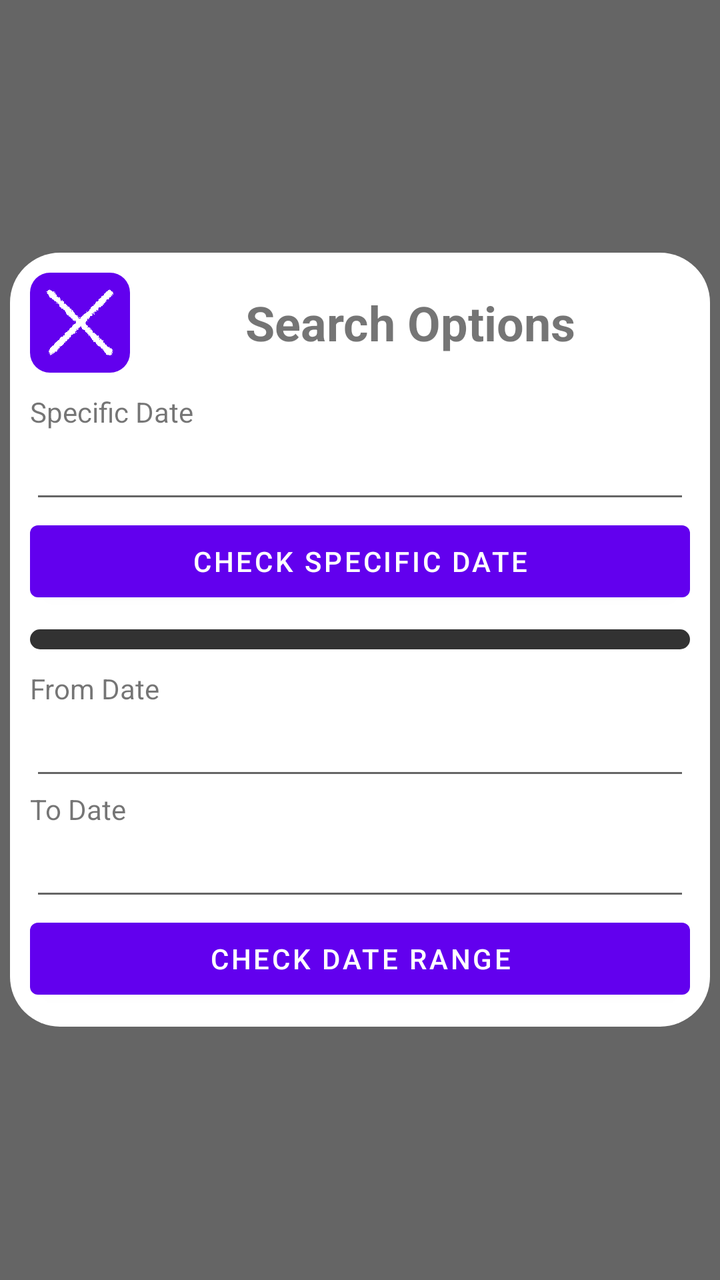
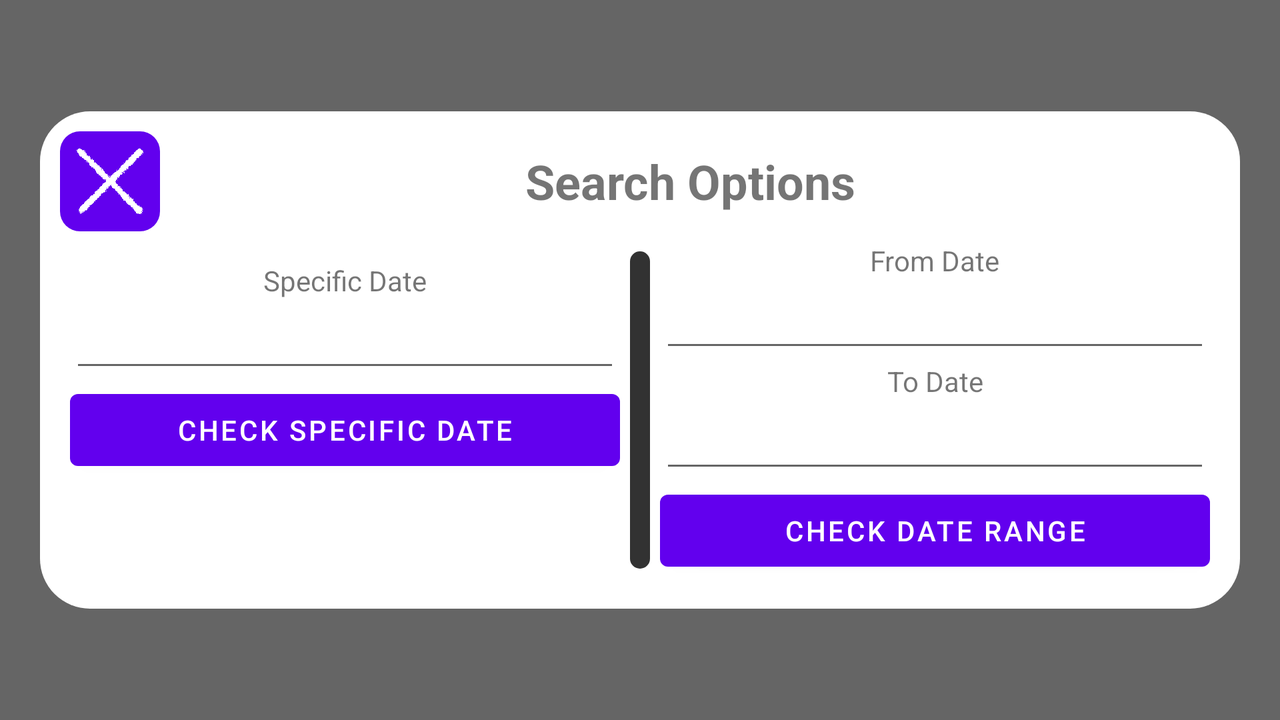

An Android layout and its configuration variant, each rendered on a device that would load it. The default file and the variant file are quoted in full after the pictures.
<!-- AndroidManifest.xml: application theme Theme.EQuakeStarterCode -->
<!-- res/layout/earthquake_dateoptions_fragment.xml -->
<?xml version="1.0" encoding="utf-8"?>
<androidx.constraintlayout.widget.ConstraintLayout
    xmlns:android="http://schemas.android.com/apk/res/android"
    xmlns:app="http://schemas.android.com/apk/res-auto"
    xmlns:tools="http://schemas.android.com/tools"
    android:layout_width="fill_parent"
    android:layout_height="fill_parent">

    <RelativeLayout
        android:layout_width="fill_parent"
        android:layout_height="fill_parent"
        app:layout_constraintBottom_toBottomOf="parent"
        app:layout_constraintEnd_toEndOf="parent"
        app:layout_constraintStart_toStartOf="parent"
        app:layout_constraintTop_toTopOf="parent">

        <ImageView
            android:id="@+id/imageView"
            android:layout_width="fill_parent"
            android:layout_height="fill_parent"
            android:alpha="0.6"
            android:background="@color/black"
            android:clickable="true" />
    </RelativeLayout>

    <RelativeLayout
        android:layout_width="fill_parent"
        android:layout_height="fill_parent"
        android:gravity="center"
        app:layout_constraintBottom_toBottomOf="parent"
        app:layout_constraintEnd_toEndOf="parent"
        app:layout_constraintStart_toStartOf="parent"
        app:layout_constraintTop_toTopOf="parent">

        <LinearLayout
            android:layout_width="350sp"
            android:layout_height="wrap_content"
            android:background="@drawable/rounded_corners_medium"
            android:orientation="vertical"
            android:padding="10sp">

            <LinearLayout
                android:layout_width="match_parent"
                android:layout_height="match_parent"
                android:orientation="horizontal">

                <ImageButton
                    android:id="@+id/closeButton"
                    android:layout_width="50sp"
                    android:layout_height="50sp"
                    android:background="@drawable/rounded_corners_small"
                    android:backgroundTint="@color/purple_500"
                    android:padding="5sp"
                    android:scaleType="fitCenter"
                    app:srcCompat="@drawable/cross" />

                <TextView
                    android:layout_width="fill_parent"
                    android:layout_height="wrap_content"
                    android:layout_gravity="center"
                    android:text="Search Options"
                    android:textAlignment="center"
                    android:textSize="24sp"
                    android:textStyle="bold" />
            </LinearLayout>

            <TextView
                android:layout_width="match_parent"
                android:layout_height="wrap_content"
                android:layout_marginTop="10sp"
                android:text="Specific Date" />

            <EditText
                android:id="@+id/singleDateField"
                android:layout_width="match_parent"
                android:layout_height="wrap_content"
                android:clickable="false"
                android:cursorVisible="false"
                android:focusable="false"
                android:focusableInTouchMode="false"
                android:ems="10"
                android:inputType="date" />

            <Button
                android:id="@+id/singleDateButton"
                android:layout_width="match_parent"
                android:layout_height="wrap_content"
                android:text="Check Specific Date" />

            <ImageView
                android:layout_width="match_parent"
                android:layout_height="10sp"
                android:layout_marginTop="10sp"
                android:layout_marginBottom="10sp"
                android:background="@drawable/rounded_corners_small"
                android:backgroundTint="@color/darkGrey" />

            <TextView
                android:layout_width="match_parent"
                android:layout_height="wrap_content"
                android:text="From Date" />

            <EditText
                android:id="@+id/fromDateField"
                android:layout_width="match_parent"
                android:layout_height="wrap_content"
                android:clickable="false"
                android:cursorVisible="false"
                android:focusable="false"
                android:focusableInTouchMode="false"
                android:ems="10"
                android:inputType="date" />

            <TextView
                android:layout_width="match_parent"
                android:layout_height="wrap_content"
                android:text="To Date" />

            <EditText
                android:id="@+id/toDateField"
                android:layout_width="match_parent"
                android:layout_height="wrap_content"
                android:clickable="false"
                android:cursorVisible="false"
                android:focusable="false"
                android:focusableInTouchMode="false"
                android:ems="10"
                android:inputType="date" />

            <Button
                android:id="@+id/rangeDateButton"
                android:layout_width="match_parent"
                android:layout_height="wrap_content"
                android:text="Check Date Range" />

        </LinearLayout>
    </RelativeLayout>

</androidx.constraintlayout.widget.ConstraintLayout>
<!-- resources referenced by this layout -->
<resources>
  <color name="black">#FF000000</color>
  <color name="darkGrey">#323232</color>
  <color name="purple_500">#FF6200EE</color>
  <!-- drawable cross: png bitmap (drawable, 17656 bytes) -->
  <!-- drawable rounded_corners_medium (drawable) -->
  <?xml version="1.0" encoding="utf-8"?>
  <shape xmlns:android="http://schemas.android.com/apk/res/android">
      <corners android:radius="25sp" />
      <solid android:color="@color/white" />
  </shape>
  <!-- drawable rounded_corners_small (drawable) -->
  <?xml version="1.0" encoding="utf-8"?>
  <shape xmlns:android="http://schemas.android.com/apk/res/android">
      <corners android:radius="10sp" />
      <solid android:color="@color/white" />
  </shape>
  <style name="Theme.EQuakeStarterCode" parent="Theme.MaterialComponents.DayNight.NoActionBar">
          
          <item name="colorPrimary">@color/purple_500</item>
          <item name="colorPrimaryVariant">@color/purple_700</item>
          <item name="colorOnPrimary">@color/white</item>
  
          
          <item name="colorSecondary">@color/teal_200</item>
          <item name="colorSecondaryVariant">@color/teal_700</item>
          <item name="colorOnSecondary">@color/black</item>
  
          
          <item name="android:statusBarColor" tools:targetApi="l">?attr/colorPrimaryVariant</item>
  
          
          <item name="android:windowContentTransitions">true</item>
      </style>
  <color name="white">#FFFFFFFF</color>
  <color name="purple_700">#FF3700B3</color>
  <color name="teal_200">#FF03DAC5</color>
  <color name="teal_700">#FF018786</color>
</resources>
<!-- res/layout-land/earthquake_dateoptions_fragment.xml (the repository's variant of the layout above) -->
<!-- drawn on the phone turned sideways -->
<?xml version="1.0" encoding="utf-8"?>
<RelativeLayout
    xmlns:android="http://schemas.android.com/apk/res/android"
    xmlns:app="http://schemas.android.com/apk/res-auto"
    xmlns:tools="http://schemas.android.com/tools"
    android:layout_width="fill_parent"
    android:layout_height="fill_parent">

    <RelativeLayout
        android:layout_width="fill_parent"
        android:layout_height="fill_parent"
        app:layout_constraintBottom_toBottomOf="parent"
        app:layout_constraintEnd_toEndOf="parent"
        app:layout_constraintStart_toStartOf="parent"
        app:layout_constraintTop_toTopOf="parent">

        <ImageView
            android:id="@+id/imageView"
            android:layout_width="fill_parent"
            android:layout_height="fill_parent"
            android:alpha="0.6"
            android:background="@color/black"
            android:clickable="true" />
    </RelativeLayout>

    <RelativeLayout
        android:layout_width="fill_parent"
        android:layout_height="fill_parent"
        android:gravity="center"
        app:layout_constraintBottom_toBottomOf="parent"
        app:layout_constraintEnd_toEndOf="parent"
        app:layout_constraintStart_toStartOf="parent"
        app:layout_constraintTop_toTopOf="parent">

        <LinearLayout
            android:layout_width="600sp"
            android:layout_height="wrap_content"
            android:background="@drawable/rounded_corners_medium"
            android:gravity="center"
            android:orientation="vertical"
            android:padding="10sp">

            <LinearLayout
                android:layout_width="match_parent"
                android:layout_height="wrap_content"
                android:orientation="horizontal">

                <ImageButton
                    android:id="@+id/closeButton"
                    android:layout_width="50sp"
                    android:layout_height="50sp"
                    android:background="@drawable/rounded_corners_small"
                    android:backgroundTint="@color/purple_500"
                    android:padding="5sp"
                    android:scaleType="fitCenter"
                    app:srcCompat="@drawable/cross" />

                <TextView
                    android:layout_width="fill_parent"
                    android:layout_height="wrap_content"
                    android:layout_gravity="center"
                    android:text="Search Options"
                    android:textAlignment="center"
                    android:textSize="24sp"
                    android:textStyle="bold" />
            </LinearLayout>

            <LinearLayout
                android:layout_width="match_parent"
                android:layout_height="wrap_content"
                android:gravity="center"
                android:orientation="horizontal">

                <LinearLayout
                    android:layout_width="0dp"
                    android:layout_height="fill_parent"
                    android:layout_weight="0.5"
                    android:orientation="vertical"
                    android:padding="5sp">

                    <TextView
                        android:layout_width="match_parent"
                        android:layout_height="wrap_content"
                        android:layout_marginTop="10sp"
                        android:gravity="center"
                        android:text="Specific Date" />

                    <EditText
                        android:id="@+id/singleDateField"
                        android:layout_width="match_parent"
                        android:layout_height="wrap_content"
                        android:clickable="false"
                        android:cursorVisible="false"
                        android:ems="10"
                        android:focusable="false"
                        android:focusableInTouchMode="false"
                        android:inputType="date" />

                    <Button
                        android:id="@+id/singleDateButton"
                        android:layout_width="match_parent"
                        android:layout_height="wrap_content"
                        android:text="Check Specific Date" />

                </LinearLayout>

                <ImageView
                    android:layout_width="10sp"
                    android:layout_height="fill_parent"
                    android:layout_marginTop="10sp"
                    android:layout_marginBottom="10sp"
                    android:background="@drawable/rounded_corners_small"
                    android:backgroundTint="@color/darkGrey" />

                <LinearLayout
                    android:layout_width="0dp"
                    android:layout_height="fill_parent"
                    android:layout_weight="0.5"
                    android:orientation="vertical"
                    android:padding="5sp">

                    <TextView
                        android:layout_width="match_parent"
                        android:layout_height="wrap_content"
                        android:gravity="center"
                        android:text="From Date" />

                    <EditText
                        android:id="@+id/toDateField"
                        android:layout_width="match_parent"
                        android:layout_height="wrap_content"
                        android:clickable="false"
                        android:cursorVisible="false"
                        android:ems="10"
                        android:focusable="false"
                        android:focusableInTouchMode="false"
                        android:inputType="date" />

                    <TextView
                        android:layout_width="match_parent"
                        android:layout_height="wrap_content"
                        android:gravity="center"
                        android:text="To Date" />

                    <EditText
                        android:id="@+id/fromDateField"
                        android:layout_width="match_parent"
                        android:layout_height="wrap_content"
                        android:clickable="false"
                        android:cursorVisible="false"
                        android:ems="10"
                        android:focusable="false"
                        android:focusableInTouchMode="false"
                        android:inputType="date" />

                    <Button
                        android:id="@+id/rangeDateButton"
                        android:layout_width="match_parent"
                        android:layout_height="wrap_content"
                        android:text="Check Date Range" />

                </LinearLayout>
            </LinearLayout>

        </LinearLayout>

    </RelativeLayout>

</RelativeLayout>
